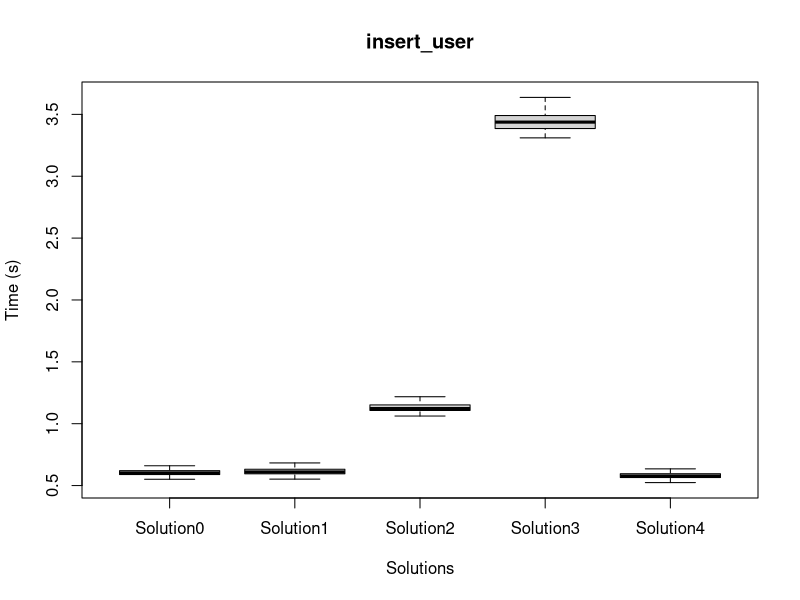
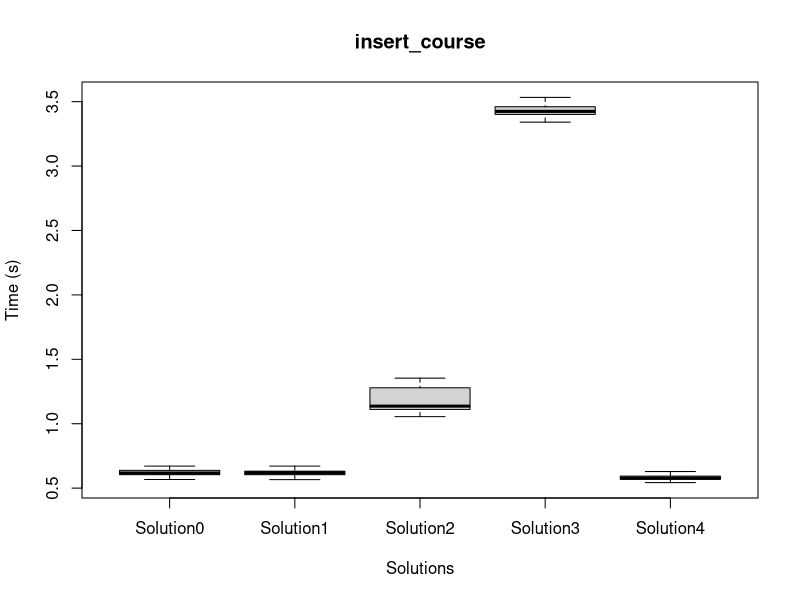
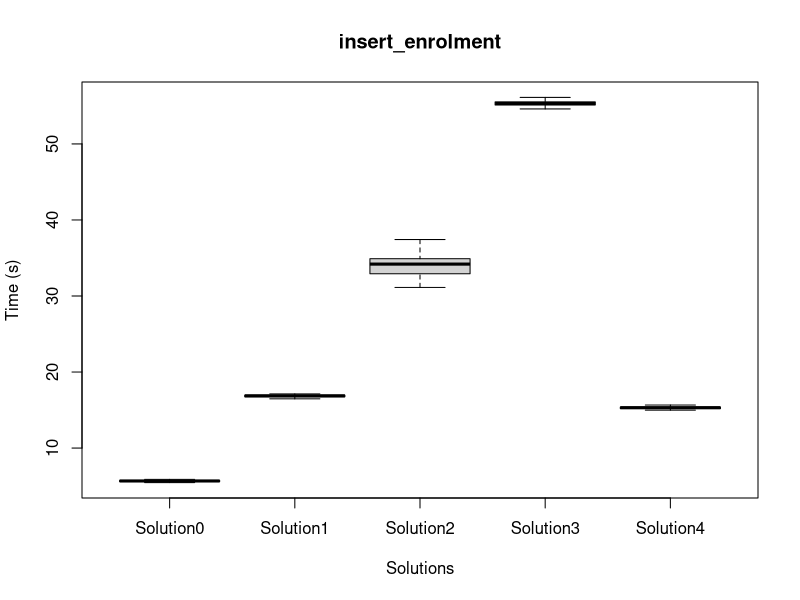
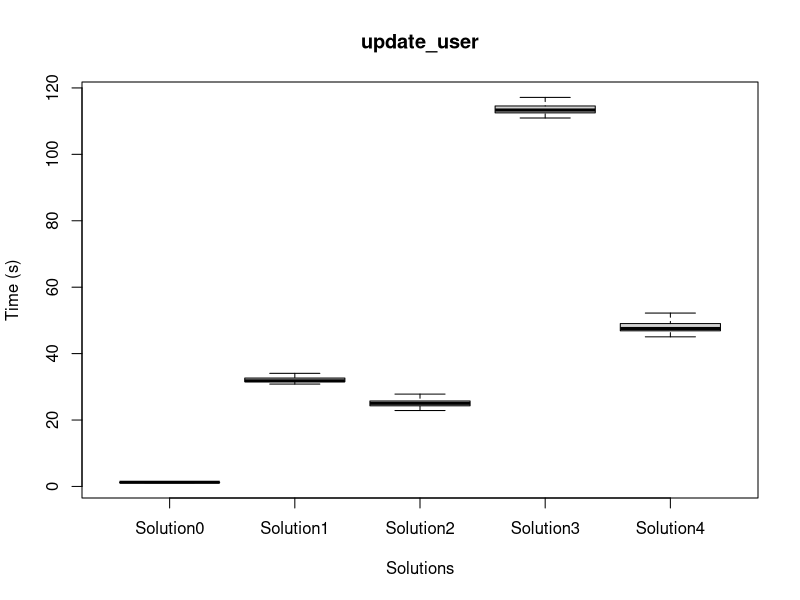
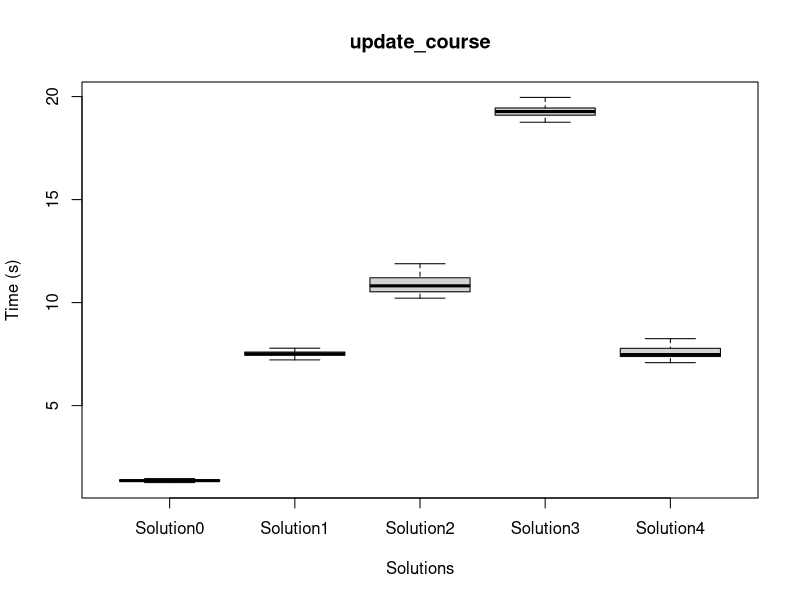
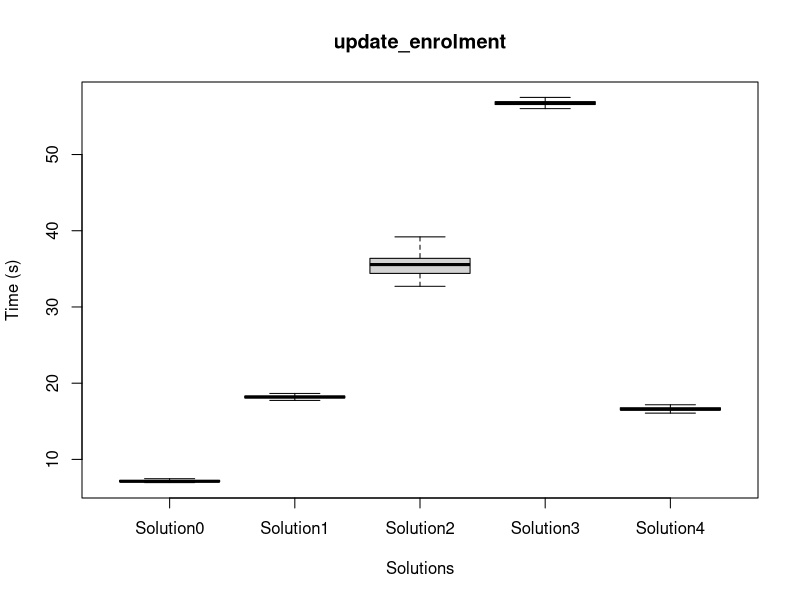
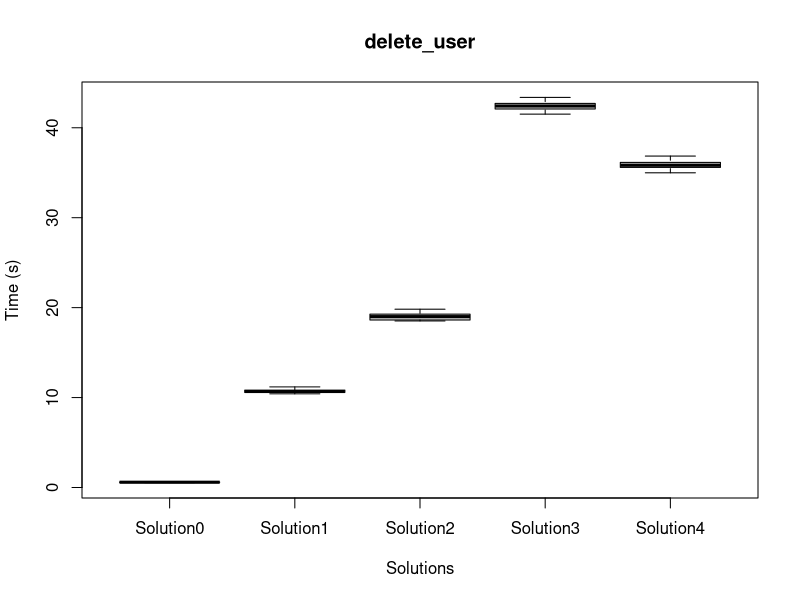
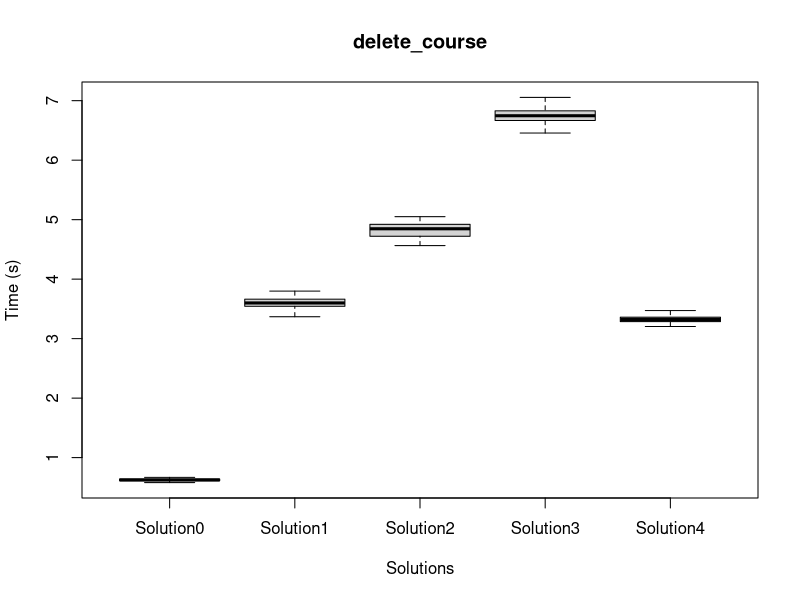

Source code (R) for these figures, in order:
Solution0.dataframe = data.frame(
insert_user=c(1.881, 0.89, 0.5710000000000001, 0.5710000000000001, 0.62, 0.551, 0.579, 0.604, 0.6940000000000001, 0.597, 0.583, 0.849, 0.591, 0.584, 0.5750000000000001, 0.522, 0.648, 0.577, 0.607, 0.619, 0.6, 0.594, 0.605, 0.637, 0.59, 0.599, 0.596, 0.602, 0.635, 0.588, 0.624, 0.614, 0.623, 0.618, 0.585, 0.583, 0.648, 0.627, 0.598, 0.592, 0.6, 0.928, 0.5760000000000001, 0.607, 0.605, 0.5720000000000001, 0.599, 0.617, 0.622, 0.601, 0.594, 0.586, 0.595, 0.624, 0.6, 0.588, 0.605, 0.599, 0.593, 0.603, 0.589, 0.604, 0.607, 0.604, 0.591, 0.621, 0.623, 0.602, 0.584, 0.636, 0.5720000000000001, 0.606, 0.61, 0.627, 0.651, 0.622, 0.612, 0.66, 0.595, 0.606, 0.578, 0.59, 0.5690000000000001, 0.579, 0.618, 0.5750000000000001, 0.625, 0.589, 0.641, 0.624, 0.589, 0.615, 0.587, 0.602, 0.602, 0.623, 0.589, 0.586, 0.606, 0.612),
insert_course=c(1.248, 0.638, 0.662, 0.587, 0.5670000000000001, 0.586, 0.587, 0.583, 0.577, 0.709, 0.612, 0.6, 0.615, 0.619, 0.669, 0.658, 0.707, 0.586, 0.629, 0.611, 0.596, 0.612, 0.653, 0.645, 0.585, 0.635, 0.612, 0.626, 0.626, 0.609, 0.627, 0.614, 0.649, 0.6900000000000001, 0.667, 0.614, 0.609, 0.67, 0.638, 0.626, 0.591, 0.589, 0.7030000000000001, 0.616, 0.587, 0.585, 0.624, 0.62, 0.601, 0.595, 0.621, 0.646, 0.611, 0.598, 0.601, 0.655, 0.628, 0.636, 0.613, 0.628, 0.617, 0.605, 0.633, 0.632, 0.637, 0.619, 0.671, 0.613, 0.645, 0.604, 0.617, 0.614, 0.608, 0.644, 0.642, 0.599, 0.618, 0.624, 0.636, 0.591, 0.6, 0.607, 0.6, 0.607, 0.615, 0.623, 0.622, 0.651, 0.617, 0.603, 0.614, 0.602, 0.656, 0.7020000000000001, 0.635, 0.616, 0.664, 0.634, 0.608, 0.659),
insert_enrolment=c(8.501, 5.883, 5.688, 5.6370000000000005, 5.62, 5.688, 5.853, 5.67, 5.605, 5.561, 5.599, 5.7250000000000005, 5.968, 5.729, 5.458, 5.714, 5.651, 5.728, 5.681, 5.674, 5.688, 5.573, 5.595, 5.4670000000000005, 5.698, 5.659, 5.676, 5.723, 5.628, 5.564, 5.711, 5.682, 5.672, 5.711, 5.362, 5.4750000000000005, 5.609, 5.698, 5.7540000000000004, 5.729, 5.628, 5.74, 5.558, 5.679, 5.668, 5.682, 5.55, 6.054, 5.58, 5.493, 5.752, 5.5760000000000005, 5.687, 5.731, 5.604, 5.5680000000000005, 5.771, 5.658, 5.67, 5.68, 5.578, 5.615, 5.585, 5.694, 5.623, 5.78, 5.747, 6.062, 5.579, 5.716, 5.774, 5.667, 5.546, 5.603, 5.71, 5.625, 5.672, 5.748, 5.662, 5.752, 5.672, 5.6690000000000005, 6.388, 5.752, 5.655, 5.606, 5.626, 5.698, 5.648, 5.755, 5.651, 5.5760000000000005, 5.735, 5.542, 5.671, 6.1080000000000005, 5.68, 5.627, 5.703, 5.619),
update_user=c(1.366, 1.276, 1.187, 1.16, 1.211, 1.194, 1.229, 1.222, 1.2570000000000001, 1.274, 1.201, 1.222, 1.258, 1.237, 1.211, 1.232, 1.2530000000000001, 1.209, 1.243, 1.245, 1.296, 1.262, 1.252, 1.2750000000000001, 1.216, 1.232, 1.5170000000000001, 1.3, 1.215, 1.232, 1.223, 1.25, 1.2510000000000001, 1.224, 1.2650000000000001, 1.2790000000000001, 1.299, 1.2770000000000001, 1.316, 1.244, 1.202, 1.262, 1.211, 1.22, 1.218, 1.2550000000000001, 1.227, 1.321, 1.2670000000000001, 1.225, 1.222, 1.212, 1.233, 1.209, 1.205, 1.2690000000000001, 1.226, 1.24, 1.314, 1.233, 1.229, 1.264, 1.292, 1.229, 1.2710000000000001, 1.238, 1.301, 1.283, 1.258, 1.276, 1.264, 1.235, 1.218, 1.256, 1.281, 1.283, 1.233, 1.242, 1.236, 1.33, 1.3, 1.486, 1.2510000000000001, 1.211, 1.221, 1.344, 1.225, 1.2530000000000001, 1.2570000000000001, 1.232, 1.208, 1.254, 1.264, 1.227, 1.215, 1.361, 1.236, 1.292, 1.235, 1.254),
update_course=c(1.893, 1.35, 1.336, 1.268, 1.264, 1.314, 1.32, 1.364, 1.3920000000000001, 1.295, 1.281, 1.294, 1.341, 1.294, 1.358, 1.325, 1.444, 1.32, 1.357, 1.31, 1.319, 1.319, 1.339, 1.371, 1.335, 1.3800000000000001, 1.319, 1.408, 1.37, 1.33, 1.357, 1.3980000000000001, 1.355, 1.36, 1.393, 1.4060000000000001, 1.385, 1.375, 1.357, 1.9180000000000001, 1.276, 1.446, 1.301, 1.349, 1.304, 1.272, 1.7590000000000001, 1.442, 1.329, 1.364, 1.336, 1.379, 1.375, 1.355, 1.359, 1.359, 1.322, 1.353, 1.334, 1.4040000000000001, 1.439, 1.379, 1.42, 1.362, 1.428, 1.391, 1.413, 1.538, 1.341, 1.3840000000000001, 1.429, 1.334, 1.348, 1.37, 1.379, 1.304, 1.368, 1.4040000000000001, 1.375, 1.282, 1.301, 1.359, 1.422, 1.323, 1.415, 1.3780000000000001, 1.369, 1.329, 1.426, 1.349, 1.457, 1.407, 1.291, 1.397, 1.377, 1.538, 1.354, 1.373, 1.3980000000000001, 1.367),
update_enrolment=c(8.363, 7.151, 7.1930000000000005, 7.179, 7.2620000000000005, 7.13, 7.181, 7.0840000000000005, 7.099, 7.083, 7.227, 7.212, 7.636, 7.234, 7.093, 7.041, 7.123, 7.083, 7.085, 7.183, 7.063, 7.136, 7.065, 6.9590000000000005, 7.631, 7.0920000000000005, 7.131, 7.029, 7.156000000000001, 7.164000000000001, 7.136, 7.083, 7.053, 7.107, 6.996, 6.813, 7.056, 7.114, 6.993, 7.586, 7.679, 7.0040000000000004, 7.041, 7.059, 7.244, 7.211, 8.229000000000001, 7.812, 6.994, 7.22, 7.113, 7.079, 7.12, 7.345, 7.057, 7.133, 7.086, 7.062, 7.219, 7.445, 7.38, 7.015000000000001, 7.112, 7.205, 7.212, 7.157, 7.237, 7.425, 7.141, 10.759, 7.168, 7.0760000000000005, 7.0760000000000005, 7.2860000000000005, 6.998, 7.023000000000001, 7.1160000000000005, 7.081, 7.6690000000000005, 7.081, 7.2010000000000005, 7.252, 7.471, 7.053, 7.15, 7.554, 7.094, 7.102, 6.993, 7.221, 7.24, 7.122, 7.2490000000000006, 7.173, 7.438, 7.572, 7.025, 7.031000000000001, 7.067, 7.36),
delete_user=c(0.645, 0.607, 0.547, 0.577, 0.557, 0.577, 0.5710000000000001, 0.5740000000000001, 0.5630000000000001, 0.5750000000000001, 0.639, 0.5680000000000001, 0.582, 0.586, 0.5740000000000001, 0.584, 0.5690000000000001, 0.5690000000000001, 0.5740000000000001, 0.5650000000000001, 0.604, 0.5700000000000001, 0.598, 0.594, 0.591, 0.6, 0.602, 0.5730000000000001, 0.618, 0.597, 0.586, 0.595, 0.6900000000000001, 0.614, 0.598, 0.579, 0.61, 0.621, 0.605, 0.608, 0.582, 0.562, 0.58, 0.629, 0.5680000000000001, 0.581, 0.578, 0.581, 0.595, 0.595, 0.602, 0.5720000000000001, 0.58, 0.642, 0.598, 0.614, 0.585, 0.5700000000000001, 0.599, 0.619, 0.597, 0.587, 0.61, 0.582, 0.604, 0.606, 0.604, 0.595, 0.6, 0.609, 0.554, 0.5750000000000001, 0.607, 0.588, 0.59, 0.598, 0.6, 0.608, 0.585, 0.631, 0.601, 0.5690000000000001, 0.5710000000000001, 0.5680000000000001, 0.578, 0.582, 0.5700000000000001, 0.622, 0.578, 0.591, 0.581, 0.582, 0.596, 0.5710000000000001, 0.613, 0.592, 0.648, 0.585, 0.59, 0.584),
delete_course=c(0.642, 0.583, 0.581, 0.625, 0.588, 0.614, 0.618, 0.606, 0.607, 0.616, 0.637, 0.61, 0.634, 0.606, 0.624, 0.641, 0.596, 0.639, 0.642, 0.632, 0.622, 0.6, 0.598, 0.618, 0.631, 0.706, 0.612, 0.635, 0.627, 0.611, 0.621, 0.641, 0.644, 0.625, 0.622, 0.606, 0.626, 0.616, 0.634, 0.7000000000000001, 0.603, 0.589, 0.607, 0.602, 0.622, 0.609, 0.632, 0.608, 0.58, 0.621, 0.64, 0.615, 0.609, 0.622, 0.631, 0.62, 0.619, 0.628, 0.602, 0.598, 0.642, 0.638, 0.683, 0.631, 0.615, 0.637, 0.633, 0.65, 0.631, 0.6920000000000001, 0.629, 0.644, 0.607, 0.635, 0.623, 0.628, 0.659, 0.679, 0.662, 0.608, 0.615, 0.618, 0.657, 0.644, 0.622, 0.624, 0.634, 0.617, 0.616, 0.649, 0.63, 0.647, 0.649, 0.623, 0.613, 0.644, 0.668, 0.639, 0.631, 0.643),
delete_enrolment=c(6.432, 5.966, 5.74, 5.738, 5.766, 5.767, 5.663, 5.743, 5.756, 5.838, 5.745, 5.745, 6.276, 5.976, 5.6000000000000005, 5.628, 5.694, 5.784, 5.766, 6.186, 5.594, 5.671, 5.745, 5.6450000000000005, 6.548, 5.806, 7.057, 5.5600000000000005, 5.639, 5.696, 5.69, 5.673, 5.7010000000000005, 6.351, 6.3340000000000005, 5.58, 5.641, 5.681, 5.766, 6.406, 5.875, 5.6290000000000004, 5.748, 5.668, 5.7, 5.708, 6.355, 6.15, 5.602, 5.9510000000000005, 5.609, 5.795, 5.648, 6.12, 5.708, 5.643, 5.7780000000000005, 5.774, 5.649, 6.154, 6.111, 5.633, 5.631, 5.683, 5.854, 5.609, 5.695, 5.942, 5.633, 6.306, 5.883, 5.649, 5.695, 6.474, 5.519, 5.6610000000000005, 5.7090000000000005, 5.7410000000000005, 6.431, 5.643, 6.354, 5.744, 5.702, 5.795, 5.673, 6.548, 5.647, 5.726, 5.683, 5.697, 5.656, 5.753, 6.399, 5.722, 6.1370000000000005, 5.642, 5.612, 5.728, 5.625, 6.524));

Solution1.dataframe = data.frame(
insert_user=c(0.597, 0.647, 0.588, 0.5680000000000001, 0.561, 0.587, 0.552, 0.617, 0.646, 0.605, 0.594, 0.647, 0.583, 0.613, 0.647, 0.599, 0.63, 0.609, 0.616, 0.62, 0.611, 0.601, 0.591, 0.604, 0.61, 0.59, 0.649, 0.678, 0.67, 0.633, 0.621, 0.589, 0.667, 0.5670000000000001, 0.647, 0.616, 0.5750000000000001, 0.596, 0.609, 0.591, 0.683, 0.631, 0.581, 0.601, 0.595, 0.639, 0.607, 0.649, 0.647, 0.61, 0.588, 0.646, 0.617, 0.587, 0.614, 0.661, 0.616, 0.607, 0.593, 0.61, 0.633, 0.599, 0.619, 0.5650000000000001, 0.5750000000000001, 0.637, 0.596, 0.603, 0.586, 0.595, 0.609, 0.624, 0.659, 0.669, 0.655, 0.589, 0.596, 0.609, 0.61, 0.621, 0.61, 0.611, 0.591, 0.613, 0.683, 0.609, 0.611, 0.6, 0.602, 0.61, 0.61, 0.61, 0.601, 0.5760000000000001, 0.58, 0.665, 0.607, 0.6, 0.704, 0.64),
insert_course=c(0.559, 0.6, 0.5660000000000001, 0.5670000000000001, 0.592, 0.588, 0.586, 0.588, 0.621, 0.606, 0.595, 0.628, 0.607, 0.631, 0.592, 0.611, 0.6940000000000001, 0.596, 0.607, 0.614, 0.592, 0.666, 0.624, 0.639, 0.627, 0.602, 0.631, 0.614, 0.671, 0.593, 0.626, 0.606, 0.68, 0.648, 0.605, 0.606, 0.594, 0.618, 0.635, 0.611, 0.587, 0.655, 0.617, 0.613, 0.6970000000000001, 0.613, 0.625, 0.621, 0.601, 0.632, 0.658, 0.6, 0.628, 0.614, 0.63, 0.609, 0.604, 0.622, 0.619, 0.619, 0.619, 0.624, 0.661, 0.627, 0.625, 0.674, 0.628, 0.621, 0.592, 0.651, 0.616, 0.595, 0.5740000000000001, 0.637, 0.605, 0.637, 0.5730000000000001, 0.622, 0.586, 0.621, 0.602, 0.632, 0.632, 0.622, 0.619, 0.626, 0.612, 0.6910000000000001, 0.618, 0.622, 0.665, 0.627, 0.64, 0.606, 0.6920000000000001, 0.65, 0.648, 0.624, 0.625, 0.636),
insert_enrolment=c(18.501, 16.749, 16.93, 16.683, 16.637, 16.976, 16.738, 16.839, 16.899, 17.039, 16.533, 17.004, 16.88, 16.956, 16.582, 17.385, 16.753, 16.814, 17.029, 16.773, 16.925, 16.801000000000002, 16.718, 16.881, 16.98, 16.566, 16.72, 16.412, 16.779, 16.918, 17.1, 16.9, 16.761, 16.713, 16.713, 16.76, 16.779, 16.89, 16.827, 16.908, 16.984, 16.814, 16.903, 16.757, 16.812, 16.829, 16.974, 16.931, 16.87, 16.783, 16.734, 16.852, 16.989, 16.985, 16.791, 16.85, 17.752, 16.737000000000002, 16.814, 16.869, 16.941, 16.599, 17.054000000000002, 16.991, 17.006, 16.473, 17.013, 16.92, 17.054000000000002, 18.215, 16.715, 17.121, 16.836000000000002, 16.885, 16.817, 16.553, 16.709, 16.895, 16.872, 16.885, 17.037, 16.864, 16.804000000000002, 16.924, 16.903, 16.881, 17.039, 17.272000000000002, 16.885, 16.578, 16.693, 16.688, 16.899, 16.544, 16.69, 17.016000000000002, 16.701, 16.879, 16.904, 16.81),
update_user=c(32.681, 31.815, 31.327, 34.274, 31.199, 31.199, 32.933, 31.447, 31.76, 31.558, 31.02, 34.885, 31.68, 31.57, 31.484, 32.243, 35.547000000000004, 31.839000000000002, 31.933, 31.536, 31.804000000000002, 34.739, 31.572, 31.481, 31.454, 31.101, 32.642, 30.822, 32.977000000000004, 32.216, 32.554, 33.596000000000004, 31.638, 31.431, 31.655, 31.263, 31.771, 31.8, 33.757, 31.773, 34.544000000000004, 31.333000000000002, 31.558, 33.649, 32.953, 31.541, 32.13, 31.154, 31.919, 32.618, 31.51, 31.717000000000002, 36.056, 31.638, 33.982, 31.863, 31.916, 31.761, 35.892, 31.673000000000002, 31.311, 31.612000000000002, 31.897000000000002, 31.637, 32.543, 31.26, 32.22, 35.171, 31.79, 31.87, 31.900000000000002, 31.34, 32.332, 31.423000000000002, 31.453, 31.634, 31.517, 33.922000000000004, 32.803, 31.826, 35.730000000000004, 31.737000000000002, 31.923000000000002, 31.490000000000002, 31.768, 33.838, 34.055, 32.601, 31.358, 31.948, 31.706, 31.811, 31.66, 31.913, 31.628, 32.431, 34.399, 34.864, 32.256, 33.241),
update_course=c(9.502, 7.841, 7.287, 7.04, 7.493, 7.244, 7.181, 7.277, 7.297, 7.4670000000000005, 7.343, 7.289000000000001, 7.329, 7.332, 7.219, 7.321, 7.869, 7.51, 7.567, 7.457, 7.562, 7.657, 7.618, 7.324, 7.461, 7.285, 7.611, 7.3260000000000005, 7.461, 7.502, 7.611, 8.229000000000001, 7.482, 7.458, 7.683, 7.684, 7.385, 7.563, 7.537, 7.596, 8.28, 7.527, 7.496, 7.611, 7.561, 7.4830000000000005, 7.535, 7.316, 7.521, 7.583, 7.502, 7.559, 7.773000000000001, 7.511, 7.656000000000001, 7.548, 7.445, 7.566, 7.649, 7.5200000000000005, 7.4190000000000005, 7.607, 7.519, 7.4830000000000005, 7.788, 7.4670000000000005, 7.4910000000000005, 7.488, 7.575, 7.6370000000000005, 7.549, 7.32, 7.44, 7.508, 7.41, 7.538, 7.324, 8.029, 7.414000000000001, 7.324, 7.47, 7.535, 7.579, 7.649, 7.656000000000001, 7.416, 7.604, 8.443, 7.492, 7.46, 7.566, 7.572, 7.484, 7.562, 7.507000000000001, 7.5120000000000005, 8.38, 7.538, 7.59, 8.029),
update_enrolment=c(18.150000000000002, 17.900000000000002, 18.036, 18.428, 17.985, 18.243000000000002, 17.967, 18.089, 18.246, 18.080000000000002, 17.744, 18.206, 17.973, 18.068, 18.196, 18.584, 18.848, 18.084, 18.305, 17.954, 18.17, 18.26, 18.032, 18.26, 18.192, 17.838, 18.04, 18.107, 18.014, 18.033, 18.313, 18.276, 17.93, 17.923000000000002, 18.134, 18.201, 18.284, 18.209, 18.119, 18.091, 18.571, 17.949, 17.983, 18.162, 18.029, 18.292, 18.401, 18.264, 18.333000000000002, 18.295, 18.085, 18.23, 18.849, 18.127, 18.061, 18.248, 18.926000000000002, 18.222, 18.76, 18.185, 18.647000000000002, 17.929000000000002, 18.105, 18.133, 18.471, 17.932, 18.355, 18.34, 18.272000000000002, 18.791, 18.144000000000002, 18.205000000000002, 18.622, 18.106, 17.691, 18.078, 18.19, 18.577, 18.221, 18.080000000000002, 19.575, 18.19, 18.656, 18.093, 18.245, 18.185, 18.703, 18.309, 17.895, 18.26, 18.055, 18.155, 18.154, 17.894000000000002, 18.13, 18.325, 18.669, 18.187, 18.367, 18.337),
delete_user=c(11.099, 10.708, 10.526, 10.552, 10.539, 10.842, 10.571, 10.791, 10.791, 10.541, 10.478, 10.424, 11.158, 10.588000000000001, 10.853, 10.679, 10.578, 10.576, 10.627, 10.602, 10.616, 10.668000000000001, 10.716000000000001, 12.079, 10.897, 10.595, 10.417, 12.232000000000001, 10.563, 10.848, 10.737, 10.609, 10.64, 10.64, 10.952, 10.521, 12.429, 10.6, 10.631, 11.187, 10.614, 10.426, 10.698, 10.697000000000001, 11.012, 11.33, 10.726, 10.676, 11.512, 10.623000000000001, 10.694, 10.753, 10.918000000000001, 10.523, 10.688, 10.661, 10.871, 10.57, 10.621, 11.838000000000001, 10.707, 11.408, 10.488, 10.52, 11.931000000000001, 10.576, 10.689, 10.586, 11.283, 10.423, 10.626, 10.483, 10.664, 11.789, 10.516, 10.576, 10.675, 10.514, 10.562, 10.684000000000001, 10.499, 10.965, 10.675, 10.741, 10.712, 10.801, 10.657, 10.522, 10.486, 11.327, 10.684000000000001, 12.075000000000001, 10.504, 10.758000000000001, 10.862, 10.653, 10.658, 10.731, 10.822000000000001, 10.434000000000001),
delete_course=c(3.919, 3.585, 3.368, 3.47, 3.452, 3.567, 3.524, 3.503, 3.712, 3.44, 3.402, 3.6630000000000003, 3.799, 3.5340000000000003, 3.615, 3.5300000000000002, 3.58, 3.6870000000000003, 3.547, 3.525, 3.594, 3.6670000000000003, 3.593, 3.681, 3.5140000000000002, 3.536, 3.5740000000000003, 3.54, 3.549, 3.649, 3.669, 3.604, 3.555, 3.7030000000000003, 3.505, 3.5260000000000002, 3.556, 3.529, 3.5500000000000003, 3.71, 3.6590000000000003, 3.428, 3.609, 3.6, 3.63, 3.729, 3.585, 3.6790000000000003, 3.702, 3.611, 3.577, 3.5100000000000002, 3.751, 3.656, 3.61, 3.557, 3.665, 3.662, 3.731, 3.597, 3.579, 3.6350000000000002, 3.595, 3.594, 3.6390000000000002, 3.628, 3.625, 3.686, 3.646, 3.682, 3.411, 3.463, 3.512, 3.623, 3.444, 3.466, 3.614, 3.5500000000000003, 3.499, 3.591, 3.65, 3.611, 3.689, 3.629, 3.607, 3.716, 3.763, 3.731, 3.595, 3.601, 3.593, 3.6830000000000003, 3.524, 3.599, 3.632, 3.5620000000000003, 3.5500000000000003, 3.734, 3.664, 3.7640000000000002),
delete_enrolment=c(5.511, 5.641, 5.619, 6.55, 5.593, 5.743, 6.378, 5.756, 5.833, 5.776, 5.6930000000000005, 6.417, 5.832, 5.662, 5.7860000000000005, 5.79, 6.719, 5.814, 5.735, 5.635, 5.752, 6.607, 5.625, 5.763, 5.647, 5.602, 5.837, 5.682, 6.066, 5.698, 5.985, 6.155, 5.69, 5.65, 5.6770000000000005, 5.69, 5.718, 5.705, 5.981, 5.7, 6.481, 5.59, 5.665, 6.506, 6.174, 5.743, 6.781000000000001, 5.738, 5.698, 6.341, 5.711, 5.734, 7.205, 5.663, 6.391, 5.703, 6.141, 5.691, 6.964, 5.687, 5.6290000000000004, 5.795, 5.689, 5.673, 5.921, 5.7860000000000005, 5.6850000000000005, 6.6080000000000005, 5.758, 5.628, 6.367, 5.614, 5.823, 5.5920000000000005, 5.509, 5.644, 5.667, 6.264, 5.885, 5.737, 6.869, 5.6930000000000005, 5.763, 5.774, 5.662, 6.472, 6.232, 5.916, 5.6160000000000005, 5.817, 5.71, 5.7010000000000005, 5.727, 5.815, 5.675, 5.787, 6.506, 6.253, 5.787, 6.04));

Solution2.dataframe = data.frame(
insert_user=c(1.106, 1.12, 1.113, 1.081, 1.1260000000000001, 1.1300000000000001, 1.114, 1.094, 1.172, 1.1300000000000001, 1.12, 1.115, 1.127, 1.125, 1.1320000000000001, 1.114, 1.153, 1.1460000000000001, 1.168, 1.112, 1.125, 1.135, 1.101, 1.114, 1.105, 1.1380000000000001, 1.114, 1.105, 1.169, 1.1440000000000001, 1.111, 1.169, 1.184, 1.151, 1.1420000000000001, 1.168, 1.159, 1.113, 1.125, 1.1360000000000001, 1.088, 1.062, 1.071, 1.063, 1.064, 1.071, 1.1, 1.1, 1.141, 1.1, 1.109, 1.108, 1.1300000000000001, 1.145, 1.1360000000000001, 1.102, 1.127, 1.112, 1.165, 1.097, 1.086, 1.078, 1.095, 1.084, 1.093, 1.122, 1.072, 1.119, 1.123, 1.133, 1.114, 1.118, 1.109, 1.328, 1.226, 1.124, 1.118, 1.119, 1.123, 1.112, 1.094, 1.164, 1.115, 1.1260000000000001, 1.122, 1.097, 1.111, 1.224, 1.218, 1.294, 1.262, 1.229, 1.276, 1.254, 1.2670000000000001, 1.28, 1.26, 1.301, 1.241, 1.231),
insert_course=c(1.065, 1.1380000000000001, 1.055, 1.09, 1.085, 1.11, 1.129, 1.102, 1.123, 1.124, 1.1520000000000001, 1.118, 1.131, 1.095, 1.1280000000000001, 1.1500000000000001, 1.1420000000000001, 1.116, 1.127, 1.133, 1.133, 1.1360000000000001, 1.137, 1.129, 1.1380000000000001, 1.155, 1.143, 1.167, 1.108, 1.118, 1.1360000000000001, 1.127, 1.156, 1.1280000000000001, 1.1400000000000001, 1.143, 1.124, 1.1, 1.092, 1.094, 1.1260000000000001, 1.1, 1.096, 1.108, 1.137, 1.112, 1.1260000000000001, 1.156, 1.131, 1.112, 1.1320000000000001, 1.123, 1.119, 1.109, 1.076, 1.091, 1.089, 1.092, 1.101, 1.104, 1.091, 1.095, 1.102, 1.087, 1.2590000000000001, 1.27, 1.286, 1.2770000000000001, 1.28, 1.266, 1.278, 1.294, 1.294, 1.354, 1.283, 1.318, 1.296, 1.2530000000000001, 1.274, 1.2610000000000001, 1.295, 1.287, 1.31, 1.2770000000000001, 1.281, 1.29, 1.31, 1.297, 1.322, 1.2770000000000001, 1.29, 1.308, 1.331, 1.328, 1.325, 1.297, 1.312, 1.284, 1.2770000000000001, 1.284),
insert_enrolment=c(31.975, 31.126, 32.006, 32.149, 31.875, 32.058, 31.933, 32.07, 34.165, 34.727000000000004, 34.787, 34.468, 34.834, 34.426, 34.611000000000004, 33.872, 35.0, 34.041000000000004, 34.219, 34.238, 34.028, 34.098, 34.205, 34.185, 34.177, 34.353, 34.08, 34.155, 34.262, 34.673, 34.128, 33.881, 33.882, 33.986000000000004, 33.733000000000004, 33.837, 34.502, 32.908, 32.876, 33.006, 32.854, 32.83, 33.052, 32.878, 32.9, 32.876, 32.928, 32.807, 32.877, 33.223, 33.152, 32.862, 33.755, 32.944, 32.803, 32.876, 32.911, 32.934, 32.889, 32.964, 32.803, 32.876, 32.918, 33.655, 34.783, 34.69, 34.734, 34.887, 34.889, 34.839, 34.783, 34.919000000000004, 34.763, 34.847, 34.773, 34.79, 34.772, 34.917, 35.1, 35.087, 35.507, 35.157000000000004, 35.244, 35.044000000000004, 35.071, 35.039, 35.083, 37.001, 36.747, 37.423, 36.633, 36.689, 37.914, 36.524, 36.422000000000004, 36.714, 37.028, 36.652, 36.796, 36.649),
update_user=c(22.862000000000002, 23.038, 22.958000000000002, 23.149, 23.226, 24.616, 23.002, 26.314, 26.369, 25.468, 27.165, 25.84, 27.044, 25.936, 26.828, 24.78, 26.725, 26.698, 25.246000000000002, 25.966, 25.809, 25.056, 27.809, 25.451, 26.621000000000002, 25.018, 24.938, 25.121000000000002, 25.1, 26.199, 25.194, 24.73, 24.677, 25.634, 24.844, 24.73, 24.768, 24.175, 24.133, 25.914, 24.283, 24.23, 25.990000000000002, 24.12, 24.324, 25.150000000000002, 24.14, 24.138, 24.18, 24.6, 26.297, 24.1, 24.155, 25.957, 25.131, 24.232, 24.184, 24.237000000000002, 25.652, 24.285, 24.463, 24.249, 24.369, 24.277, 25.496000000000002, 24.102, 24.243000000000002, 25.989, 24.288, 26.504, 25.21, 24.541, 24.571, 26.026, 24.281, 25.101, 24.303, 24.414, 25.197, 24.584, 24.547, 24.607, 24.489, 24.561, 24.415, 24.511, 25.219, 26.894000000000002, 25.193, 25.861, 25.211000000000002, 25.519000000000002, 25.376, 25.427, 25.108, 25.241, 26.199, 25.195, 26.597, 25.67),
update_course=c(10.347, 10.216000000000001, 10.412, 10.632, 10.599, 11.138, 10.548, 10.369, 10.895, 10.819, 10.891, 11.001, 10.885, 10.654, 10.744, 10.576, 11.715, 10.792, 10.76, 10.795, 11.144, 10.845, 10.732000000000001, 10.726, 11.511000000000001, 10.723, 10.723, 10.811, 10.727, 10.9, 10.694, 10.739, 10.639, 10.678, 10.839, 10.692, 10.829, 10.471, 10.48, 10.331, 10.369, 10.529, 10.523, 10.44, 10.549, 10.451, 10.447000000000001, 10.413, 10.471, 10.591000000000001, 10.757, 10.43, 10.501, 10.372, 10.441, 10.472, 10.432, 10.43, 11.06, 10.464, 10.617, 10.4, 10.493, 10.442, 11.203, 11.166, 11.176, 11.329, 11.102, 11.279, 11.276, 11.218, 11.22, 11.144, 11.223, 11.143, 11.201, 11.151, 11.227, 11.145, 11.242, 11.193, 11.200000000000001, 11.182, 11.213000000000001, 11.202, 11.216000000000001, 11.548, 11.3, 11.587, 11.209, 11.254, 11.444, 11.397, 11.244, 11.402000000000001, 11.697000000000001, 11.253, 11.888, 11.52),
update_enrolment=c(33.109, 32.711, 33.577, 33.512, 33.698, 33.862, 33.279, 34.748, 35.891, 35.455, 36.917, 36.094, 36.161, 35.656, 36.050000000000004, 35.038000000000004, 35.83, 35.368, 35.541000000000004, 35.586, 35.666000000000004, 35.463, 36.629, 35.512, 35.953, 35.408, 35.39, 36.13, 35.698, 35.531, 35.709, 35.217, 35.122, 35.544000000000004, 35.112, 35.143, 34.476, 34.161, 34.111000000000004, 34.532000000000004, 34.297000000000004, 34.155, 35.336, 34.233000000000004, 34.229, 34.34, 34.234, 34.193, 34.158, 34.378, 34.367, 34.196, 35.322, 34.471000000000004, 34.626, 34.43, 34.204, 34.303, 34.584, 34.193, 34.26, 34.441, 34.335, 35.368, 36.184, 36.022, 36.207, 36.749, 36.263, 36.283, 36.227000000000004, 36.217, 36.19, 36.508, 36.088, 36.35, 37.12, 36.282000000000004, 36.226, 36.385, 36.422000000000004, 36.386, 36.598, 38.037, 36.43, 36.377, 37.785000000000004, 38.323, 38.058, 38.26, 38.035000000000004, 38.244, 39.198, 37.971000000000004, 37.873, 37.99, 38.116, 38.053, 38.517, 38.121),
delete_user=c(16.902, 18.737000000000002, 17.272000000000002, 17.544, 17.616, 17.21, 17.357, 19.276, 19.678, 19.593, 19.444, 19.697, 19.62, 19.178, 19.475, 19.328, 19.171, 19.301000000000002, 19.353, 19.226, 19.303, 19.236, 19.207, 19.277, 19.12, 19.801000000000002, 19.23, 19.353, 19.301000000000002, 19.164, 19.018, 19.043, 18.958000000000002, 18.923000000000002, 19.183, 18.990000000000002, 19.414, 19.712, 18.575, 18.593, 18.689, 18.641000000000002, 18.587, 18.522000000000002, 19.298000000000002, 18.628, 18.627, 18.599, 19.825, 18.642, 18.776, 18.62, 18.642, 18.623, 18.651, 20.585, 18.59, 19.062, 18.580000000000002, 18.684, 18.564, 18.834, 18.651, 18.651, 18.742, 18.609, 18.618000000000002, 18.56, 18.593, 18.522000000000002, 18.588, 18.573, 18.668, 18.661, 19.753, 18.594, 18.871, 18.581, 18.905, 20.328, 18.911, 19.657, 18.933, 18.853, 19.109, 18.899, 19.097, 19.054000000000002, 19.175, 19.086000000000002, 19.816, 19.093, 19.073, 19.375, 19.012, 19.122, 19.083000000000002, 19.086000000000002, 19.1, 20.527),
delete_course=c(4.572, 4.564, 4.606, 4.743, 4.716, 4.59, 4.679, 4.855, 5.05, 4.868, 5.015, 4.815, 4.955, 4.832, 4.9030000000000005, 4.832, 4.891, 4.867, 4.848, 4.878, 4.872, 4.788, 4.953, 4.8420000000000005, 4.9590000000000005, 4.881, 4.896, 4.905, 4.811, 4.871, 4.819, 4.817, 4.788, 4.823, 4.832, 4.772, 4.753, 4.726, 4.691, 4.783, 4.668, 4.748, 4.745, 4.674, 4.705, 4.728, 4.697, 4.652, 4.73, 4.697, 4.714, 4.615, 4.671, 4.663, 4.683, 4.6770000000000005, 4.663, 4.692, 4.756, 4.699, 4.7090000000000005, 4.7010000000000005, 4.666, 4.839, 4.931, 4.845, 4.8260000000000005, 4.877, 4.875, 4.955, 4.928, 4.929, 4.906, 4.916, 4.846, 4.913, 4.875, 4.947, 5.013, 4.934, 4.853, 4.9, 4.877, 4.849, 4.939, 4.892, 4.93, 5.042, 4.876, 5.05, 4.9590000000000005, 4.925, 5.0120000000000005, 5.003, 4.918, 4.972, 4.925, 4.953, 4.952, 5.015),
delete_enrolment=c(10.658, 10.496, 10.495000000000001, 10.666, 10.544, 11.271, 10.474, 12.71, 13.004, 12.419, 13.272, 12.655000000000001, 14.019, 12.471, 13.458, 12.286, 13.262, 13.301, 12.38, 12.921000000000001, 12.81, 12.408, 14.067, 12.526, 13.26, 12.391, 12.424, 12.426, 12.379, 13.007, 12.36, 12.103, 12.093, 12.599, 12.263, 12.142, 12.105, 11.866, 11.901, 12.929, 11.889000000000001, 11.905, 12.925, 11.897, 11.932, 12.438, 11.91, 11.915000000000001, 11.929, 12.022, 13.171000000000001, 11.870000000000001, 11.867, 12.843, 12.42, 11.857000000000001, 11.854000000000001, 11.885, 12.621, 11.883000000000001, 12.047, 11.971, 11.93, 11.904, 12.42, 11.891, 11.92, 12.895, 11.867, 12.871, 12.401, 12.851, 12.082, 12.971, 11.848, 12.421, 11.885, 12.912, 12.498000000000001, 12.172, 12.167, 12.183, 12.187, 12.157, 12.165000000000001, 12.169, 12.165000000000001, 13.101, 12.154, 12.499, 12.197000000000001, 12.361, 12.294, 12.299, 12.181000000000001, 12.153, 12.695, 12.153, 12.949, 12.387));

Solution3.dataframe = data.frame(
insert_user=c(3.4410000000000003, 3.451, 3.477, 3.3850000000000002, 3.4, 3.412, 3.543, 3.423, 3.4370000000000003, 3.495, 3.4490000000000003, 3.379, 3.436, 3.428, 3.386, 3.472, 3.5, 3.448, 3.435, 3.462, 3.4530000000000003, 3.684, 3.474, 3.472, 3.447, 3.412, 3.379, 3.45, 3.571, 3.458, 3.434, 3.42, 3.536, 3.632, 3.452, 3.611, 3.5060000000000002, 3.521, 3.454, 3.4530000000000003, 3.497, 3.43, 3.465, 3.459, 3.484, 3.482, 3.536, 3.537, 3.403, 3.404, 3.416, 3.492, 3.351, 3.513, 3.42, 3.576, 3.4090000000000003, 3.383, 3.402, 3.424, 3.535, 3.5260000000000002, 3.361, 3.368, 3.345, 3.517, 3.438, 3.492, 3.5, 3.455, 3.364, 3.382, 3.353, 3.508, 3.5180000000000002, 3.3850000000000002, 3.489, 3.37, 3.398, 3.398, 3.344, 3.345, 3.31, 3.38, 3.364, 3.383, 3.395, 3.382, 3.367, 3.354, 3.364, 3.378, 3.382, 3.398, 3.41, 3.391, 3.44, 3.498, 3.465, 3.637),
insert_course=c(3.367, 3.391, 3.435, 3.43, 3.41, 3.37, 3.3930000000000002, 3.402, 3.4090000000000003, 3.3970000000000002, 3.371, 3.515, 3.426, 3.4210000000000003, 3.4330000000000003, 3.42, 3.477, 3.407, 3.415, 3.423, 3.63, 3.473, 3.398, 3.431, 3.423, 3.446, 3.42, 3.446, 3.465, 3.569, 3.3770000000000002, 3.4410000000000003, 3.482, 3.4250000000000003, 3.44, 3.452, 3.42, 3.494, 3.494, 3.423, 3.414, 3.469, 3.5180000000000002, 3.463, 3.412, 3.458, 3.444, 3.443, 3.345, 3.386, 3.3930000000000002, 3.388, 3.555, 3.341, 3.42, 3.775, 3.447, 3.443, 3.422, 3.398, 3.966, 3.428, 3.407, 3.412, 3.4410000000000003, 3.426, 3.354, 3.443, 3.491, 3.467, 3.4170000000000003, 3.374, 3.365, 3.4010000000000002, 3.349, 3.379, 3.39, 3.513, 3.422, 3.43, 3.454, 3.37, 3.391, 3.412, 3.438, 3.424, 3.531, 3.467, 3.469, 3.4090000000000003, 3.4010000000000002, 3.411, 3.398, 3.5300000000000002, 3.439, 3.395, 3.454, 3.5100000000000002, 3.533, 3.985),
insert_enrolment=c(54.794000000000004, 54.834, 55.476, 55.285000000000004, 55.331, 55.522, 55.227000000000004, 55.525, 55.687, 55.325, 55.266, 55.409, 55.265, 55.21, 55.247, 55.867000000000004, 55.777, 55.368, 55.424, 55.479, 55.575, 56.088, 55.223, 55.258, 55.295, 55.261, 55.279, 55.717, 55.177, 55.334, 55.406, 55.163000000000004, 55.363, 55.236000000000004, 55.806000000000004, 55.276, 55.858000000000004, 55.498000000000005, 55.408, 56.118, 55.482, 55.544000000000004, 55.557, 55.338, 55.478, 55.359, 55.282000000000004, 55.707, 55.037, 55.25, 54.908, 54.897, 55.271, 54.910000000000004, 55.038000000000004, 55.139, 55.001, 55.506, 55.079, 54.67, 55.507, 54.980000000000004, 55.753, 55.104, 54.941, 55.004, 56.209, 56.084, 56.417, 56.248000000000005, 54.946, 54.929, 55.183, 55.053000000000004, 55.5, 55.2, 55.345, 55.472, 55.047000000000004, 55.357, 55.18, 54.888, 55.021, 54.977000000000004, 55.393, 54.604, 55.213, 55.055, 54.93, 55.050000000000004, 55.21, 55.325, 55.668, 56.223, 55.664, 55.546, 55.7, 55.508, 55.772, 55.603),
update_user=c(111.376, 115.167, 112.851, 112.558, 113.18, 112.98, 112.813, 113.72, 113.791, 112.74900000000001, 116.37, 114.555, 112.872, 113.146, 113.997, 113.19, 116.072, 113.027, 113.45700000000001, 115.098, 114.025, 114.068, 117.142, 113.144, 112.81, 112.804, 112.782, 115.233, 115.10000000000001, 115.107, 112.807, 114.46600000000001, 115.375, 112.84100000000001, 115.395, 114.662, 113.367, 113.316, 116.58200000000001, 113.89, 113.403, 115.35600000000001, 113.646, 113.261, 113.355, 115.24600000000001, 113.107, 113.385, 114.98, 113.56, 112.274, 114.011, 112.918, 112.515, 110.94800000000001, 112.052, 112.98400000000001, 112.264, 113.562, 112.447, 112.132, 111.879, 113.809, 115.226, 115.263, 113.492, 113.61200000000001, 114.786, 119.60000000000001, 113.651, 111.834, 111.661, 115.531, 111.516, 114.587, 112.354, 113.568, 112.24600000000001, 111.869, 112.476, 111.381, 112.708, 112.44800000000001, 111.19200000000001, 114.334, 111.679, 117.145, 111.293, 114.943, 111.60600000000001, 112.434, 115.414, 112.474, 113.848, 115.931, 112.417, 112.46000000000001, 112.549, 114.396, 112.98100000000001),
update_course=c(18.935, 18.805, 19.094, 19.082, 19.273, 19.227, 19.132, 19.118000000000002, 19.18, 19.337, 19.843, 19.295, 19.168, 19.345, 19.541, 19.312, 19.614, 19.361, 19.462, 19.682000000000002, 19.456, 19.585, 19.317, 19.257, 19.316, 19.354, 19.371, 19.915, 19.34, 19.961000000000002, 19.421, 19.427, 19.546, 19.406, 19.608, 19.455000000000002, 19.368000000000002, 19.484, 19.341, 19.402, 19.579, 19.667, 19.318, 19.275000000000002, 19.448, 19.459, 19.261, 19.352, 18.938, 19.095, 19.137, 19.606, 19.650000000000002, 19.093, 18.907, 18.948, 19.542, 19.222, 19.302, 19.014, 19.004, 19.166, 19.376, 19.801000000000002, 19.022000000000002, 19.196, 19.156, 19.66, 19.54, 19.641000000000002, 19.098, 18.842, 19.054000000000002, 18.809, 18.756, 19.159, 19.446, 19.039, 18.962, 19.139, 19.177, 19.023, 19.043, 19.144000000000002, 19.656, 18.989, 19.155, 19.008, 18.848, 19.061, 19.114, 19.385, 19.247, 19.275000000000002, 19.285, 19.139, 19.02, 19.172, 19.272000000000002, 19.121),
update_enrolment=c(56.166000000000004, 56.232, 56.693, 56.677, 57.039, 56.696, 56.711, 56.769, 57.032000000000004, 56.702, 57.212, 56.748000000000005, 56.672000000000004, 56.974000000000004, 56.716, 57.218, 56.981, 56.765, 56.914, 56.894, 56.865, 57.065, 56.667, 56.684000000000005, 56.953, 56.744, 56.699, 56.953, 56.757, 56.889, 56.674, 56.58, 56.769, 56.724000000000004, 58.074, 56.698, 56.926, 56.732, 57.084, 57.585, 56.89, 57.058, 56.938, 56.836, 56.855000000000004, 57.493, 56.719, 56.783, 56.504, 56.258, 56.022, 56.359, 56.818, 56.136, 56.025, 56.043, 56.871, 56.408, 56.347, 56.322, 56.768, 56.343, 56.559000000000005, 56.922000000000004, 57.096000000000004, 56.903, 57.0, 57.295, 57.653, 56.762, 56.619, 56.586, 58.095, 56.31, 56.482, 57.534, 56.751, 56.618, 56.556000000000004, 56.2, 56.279, 56.156, 56.02, 56.316, 56.906, 56.248000000000005, 57.89, 56.131, 56.681000000000004, 56.021, 56.332, 57.58, 56.713, 57.313, 56.916000000000004, 56.883, 56.586, 56.665, 57.136, 56.766),
delete_user=c(42.101, 42.242, 42.579, 42.410000000000004, 43.679, 42.410000000000004, 43.236000000000004, 42.615, 42.513, 42.419000000000004, 43.648, 42.661, 43.673, 42.897, 42.865, 42.455, 42.398, 43.945, 43.227000000000004, 42.686, 42.683, 42.269, 42.475, 42.527, 44.023, 42.368, 42.467, 42.422000000000004, 42.637, 42.612, 44.203, 42.52, 42.404, 42.328, 42.643, 42.703, 43.72, 42.757, 42.613, 42.764, 43.208, 42.587, 44.274, 42.633, 44.336, 42.454, 42.498, 42.246, 43.347, 42.002, 42.161, 41.855000000000004, 41.908, 42.084, 42.005, 42.066, 41.89, 42.246, 42.116, 43.365, 42.055, 42.192, 41.962, 42.036, 42.094, 43.773, 42.715, 43.375, 43.14, 42.518, 41.756, 41.889, 42.322, 41.898, 41.745, 42.169000000000004, 42.033, 41.946, 42.495, 41.95, 41.997, 42.177, 41.826, 41.881, 41.516, 42.192, 42.046, 41.879, 42.277, 41.744, 43.084, 42.265, 42.091, 42.421, 43.775, 42.329, 42.798, 42.336, 42.589, 42.044000000000004),
delete_course=c(6.456, 6.589, 6.635, 6.595, 6.805, 6.6000000000000005, 6.597, 6.714, 6.782, 6.72, 6.828, 6.783, 6.841, 6.989, 6.902, 6.692, 6.819, 6.918, 6.853, 6.908, 6.901, 6.853, 6.833, 6.791, 6.867, 6.817, 6.788, 6.766, 6.804, 6.785, 6.8180000000000005, 6.768, 6.863, 6.847, 6.825, 6.922, 6.883, 6.697, 6.891, 6.713, 6.7700000000000005, 6.736, 6.753, 6.831, 6.898000000000001, 6.692, 6.871, 6.543, 6.795, 6.51, 6.66, 6.5440000000000005, 6.69, 6.545, 6.65, 6.625, 7.055, 6.732, 6.758, 6.873, 6.525, 6.684, 6.732, 6.6850000000000005, 6.646, 6.751, 6.839, 6.825, 7.122, 6.69, 6.6850000000000005, 6.549, 6.729, 6.601, 6.607, 6.668, 6.666, 6.809, 6.644, 6.55, 6.6690000000000005, 6.66, 6.869, 6.6770000000000005, 6.743, 6.704, 6.841, 6.574, 6.779, 6.627, 6.892, 6.792, 6.704, 6.684, 6.777, 6.752, 6.704, 6.654, 6.7, 6.726),
delete_enrolment=c(34.410000000000004, 35.514, 35.517, 35.186, 34.766, 34.856, 34.801, 35.276, 35.735, 34.784, 35.857, 35.621, 35.001, 34.800000000000004, 35.046, 34.849000000000004, 35.572, 34.800000000000004, 34.955, 35.848, 35.117, 34.980000000000004, 35.842, 34.661, 34.69, 34.571, 34.87, 35.537, 35.34, 35.553, 34.88, 35.293, 35.545, 34.778, 35.641, 35.796, 35.077, 34.89, 35.851, 35.069, 35.065, 35.224000000000004, 34.894, 34.839, 34.969, 35.411, 35.78, 35.081, 35.464, 34.97, 34.858000000000004, 35.177, 34.896, 35.024, 34.509, 34.846000000000004, 35.008, 34.477000000000004, 35.285000000000004, 35.103, 34.592, 34.973, 35.106, 35.283, 35.0, 34.889, 35.141, 35.617, 37.254, 35.191, 34.924, 34.354, 35.662, 34.376, 35.203, 34.436, 34.77, 34.607, 34.754, 34.559, 34.371, 34.717, 34.785000000000004, 34.402, 35.054, 34.473, 36.002, 34.526, 35.332, 34.445, 34.531, 35.687, 34.644, 34.781, 35.564, 34.629, 34.771, 34.902, 35.887, 34.767));

Solution4.dataframe = data.frame(
insert_user=c(0.547, 0.658, 0.605, 0.524, 0.633, 0.547, 0.579, 0.554, 0.672, 0.628, 0.629, 0.5640000000000001, 0.59, 0.5700000000000001, 0.56, 0.594, 0.852, 0.5650000000000001, 0.5730000000000001, 0.5740000000000001, 0.577, 0.552, 0.536, 0.583, 0.587, 0.584, 0.561, 0.5670000000000001, 0.592, 0.559, 0.584, 0.583, 0.5750000000000001, 0.551, 0.626, 0.644, 0.5710000000000001, 0.579, 0.5670000000000001, 0.556, 0.553, 0.5750000000000001, 0.5720000000000001, 0.595, 0.5670000000000001, 0.5660000000000001, 0.595, 0.554, 0.542, 0.552, 0.561, 0.577, 0.5660000000000001, 0.684, 0.5630000000000001, 0.5630000000000001, 0.581, 0.602, 0.5690000000000001, 0.601, 0.579, 0.593, 0.5710000000000001, 0.5680000000000001, 0.635, 0.5730000000000001, 0.578, 0.607, 0.5650000000000001, 0.645, 0.578, 0.635, 0.5740000000000001, 0.617, 0.578, 0.561, 0.5740000000000001, 0.5710000000000001, 0.608, 0.585, 0.589, 0.551, 0.5750000000000001, 0.596, 0.585, 0.584, 0.602, 0.596, 0.625, 0.5680000000000001, 0.5700000000000001, 0.56, 0.599, 0.5760000000000001, 0.562, 0.6, 0.582, 0.61, 0.579, 0.561),
insert_course=c(0.512, 0.519, 0.554, 0.519, 0.543, 0.555, 0.5700000000000001, 0.5680000000000001, 0.554, 0.557, 0.5650000000000001, 0.5640000000000001, 0.5730000000000001, 0.5710000000000001, 0.666, 0.5680000000000001, 0.578, 0.579, 0.6880000000000001, 0.5720000000000001, 0.5750000000000001, 0.577, 0.591, 0.582, 0.598, 0.618, 0.623, 0.584, 0.578, 0.59, 0.58, 0.59, 0.647, 0.558, 0.55, 0.5630000000000001, 0.5670000000000001, 0.5650000000000001, 0.5740000000000001, 0.5690000000000001, 0.59, 0.635, 0.5740000000000001, 0.625, 0.608, 0.596, 0.5680000000000001, 0.5750000000000001, 0.578, 0.589, 0.5740000000000001, 0.59, 0.603, 0.587, 0.59, 0.593, 0.586, 0.582, 0.58, 0.614, 0.583, 0.558, 0.577, 0.601, 0.5760000000000001, 0.5720000000000001, 0.58, 0.5730000000000001, 0.593, 0.621, 0.555, 0.579, 0.629, 0.651, 0.577, 0.583, 0.579, 0.62, 0.558, 0.5680000000000001, 0.558, 0.674, 0.624, 0.581, 0.5690000000000001, 0.58, 0.5710000000000001, 0.618, 0.544, 0.556, 0.5680000000000001, 0.5720000000000001, 0.5680000000000001, 0.621, 0.616, 0.5760000000000001, 0.5670000000000001, 0.5750000000000001, 0.594, 0.644),
insert_enrolment=c(14.908, 15.748000000000001, 14.768, 14.988, 14.999, 15.18, 15.224, 15.11, 15.22, 15.516, 15.166, 15.434000000000001, 15.178, 15.327, 15.009, 15.455, 15.114, 15.146, 15.522, 15.336, 15.641, 15.164, 15.409, 15.215, 15.148, 15.226, 15.347, 15.36, 15.878, 15.17, 15.145, 15.197000000000001, 15.309000000000001, 15.387, 15.154, 15.465, 15.378, 16.252, 15.163, 15.405000000000001, 16.194, 15.102, 15.372, 15.316, 15.291, 15.379, 16.008, 15.334, 15.33, 15.249, 15.139000000000001, 15.513, 15.323, 15.235, 15.231, 15.336, 15.35, 15.38, 15.313, 15.288, 15.599, 15.269, 15.273, 15.386000000000001, 15.253, 15.26, 15.165000000000001, 15.321, 15.245000000000001, 15.341000000000001, 15.203000000000001, 15.316, 15.658, 15.364, 15.177, 15.291, 15.239, 15.97, 15.283, 15.196, 15.387, 15.274000000000001, 15.293000000000001, 15.329, 15.352, 15.285, 15.195, 15.371, 15.431000000000001, 15.355, 15.316, 15.137, 15.385, 15.396, 15.098, 15.329, 15.22, 15.295, 16.925, 15.404),
update_user=c(45.053000000000004, 45.176, 48.685, 45.682, 48.982, 46.345, 47.546, 49.83, 46.002, 49.585, 51.181000000000004, 47.356, 46.302, 48.679, 45.906, 47.349000000000004, 46.127, 49.49, 46.441, 46.21, 50.644, 46.189, 48.611000000000004, 47.134, 46.359, 48.64, 47.917, 46.89, 51.519, 47.72, 46.47, 46.692, 47.261, 49.003, 46.971000000000004, 52.204, 46.608000000000004, 49.277, 46.678000000000004, 49.07, 46.511, 49.203, 46.737, 51.794000000000004, 48.389, 46.755, 49.573, 49.291000000000004, 46.492000000000004, 49.091, 46.518, 47.036, 46.909, 47.023, 47.282000000000004, 47.572, 48.496, 49.878, 46.931000000000004, 46.69, 46.881, 50.796, 47.064, 47.15, 47.218, 46.791000000000004, 47.56, 48.807, 49.52, 50.089, 47.046, 47.104, 47.251, 49.113, 48.625, 46.798, 47.441, 50.494, 51.113, 47.273, 50.679, 47.877, 48.551, 49.061, 47.206, 48.543, 50.7, 47.474000000000004, 47.916000000000004, 47.627, 47.872, 46.854, 47.127, 48.387, 47.097, 49.027, 48.882, 48.732, 48.188, 50.067),
update_course=c(8.142, 7.494, 7.333, 7.085, 7.189, 7.301, 7.524, 7.2860000000000005, 7.292, 8.086, 7.497, 7.404, 7.341, 7.2940000000000005, 7.26, 7.287, 7.195, 7.526, 7.3660000000000005, 7.415, 8.216, 7.2250000000000005, 7.416, 7.5280000000000005, 7.391, 7.8580000000000005, 7.372, 7.479, 7.893, 7.3340000000000005, 7.461, 7.478, 7.5600000000000005, 7.237, 7.501, 7.3660000000000005, 7.351, 7.702, 7.502, 7.454, 7.389, 7.429, 7.465, 8.461, 7.73, 7.4990000000000006, 7.498, 7.385, 7.2410000000000005, 7.444, 7.409, 7.396, 7.375, 7.396, 7.516, 7.329, 7.476, 7.518, 7.357, 7.418, 7.45, 7.533, 7.416, 7.368, 7.401, 7.444, 7.564, 7.477, 7.647, 7.369, 7.392, 7.378, 7.448, 7.447, 7.4590000000000005, 7.507000000000001, 7.564, 8.093, 8.191, 7.872, 8.125, 7.775, 7.937, 7.896, 7.761, 8.072000000000001, 7.958, 7.890000000000001, 7.7330000000000005, 7.79, 7.937, 7.8950000000000005, 7.923, 8.026, 7.761, 7.921, 7.949, 8.05, 8.251, 8.004),
update_enrolment=c(15.829, 15.988, 16.235, 16.074, 16.676000000000002, 16.475, 16.815, 16.544, 16.556, 17.106, 16.397000000000002, 16.618000000000002, 16.362000000000002, 18.108, 16.394000000000002, 16.648, 16.580000000000002, 17.239, 16.485, 16.481, 16.868000000000002, 16.685, 16.51, 16.402, 16.477, 16.609, 16.529, 16.422, 17.466, 16.746, 16.448, 16.573, 16.795, 16.873, 16.567, 17.689, 16.684, 16.595, 16.528, 16.714, 16.591, 16.453, 16.587, 17.164, 16.654, 16.533, 17.766000000000002, 16.981, 16.396, 16.704, 16.482, 16.545, 16.558, 16.663, 16.927, 16.552, 16.573, 16.515, 16.707, 16.491, 17.638, 16.393, 16.463, 16.527, 16.578, 16.485, 16.512, 16.524, 16.599, 16.796, 16.709, 16.712, 17.42, 16.781, 16.4, 16.423000000000002, 16.525, 17.058, 17.618000000000002, 17.039, 17.168, 16.552, 17.904, 16.397000000000002, 16.493000000000002, 16.656, 16.537, 16.484, 16.773, 16.633, 16.363, 16.311, 16.678, 16.883, 16.417, 16.792, 16.555, 16.677, 17.575, 16.728),
delete_user=c(34.591, 34.495, 34.991, 35.833, 35.295, 35.068, 35.29, 35.308, 35.659, 35.443, 35.539, 35.675000000000004, 36.042, 35.65, 35.321, 35.739, 35.579, 35.468, 36.228, 35.678, 35.355000000000004, 36.407000000000004, 35.83, 35.348, 35.838, 35.702, 35.957, 35.789, 35.389, 35.589, 36.604, 35.725, 35.852000000000004, 35.62, 35.74, 35.54, 35.582, 35.592, 35.522, 35.824, 35.566, 35.394, 35.563, 35.598, 35.897, 35.946, 35.565, 35.524, 35.861000000000004, 36.13, 35.993, 35.989, 35.965, 38.242, 36.216, 36.714, 35.712, 35.62, 36.521, 35.908, 35.891, 35.571, 36.076, 36.08, 37.393, 35.769, 35.797000000000004, 36.521, 35.651, 35.713, 36.206, 36.419000000000004, 35.665, 35.904, 35.879, 35.61, 36.453, 36.171, 36.435, 35.771, 35.944, 36.35, 36.061, 35.848, 35.811, 36.637, 36.024, 36.185, 36.069, 36.259, 38.244, 35.843, 35.793, 36.287, 37.186, 35.928, 36.213, 36.623, 36.852000000000004, 37.171),
delete_course=c(3.049, 3.075, 3.244, 3.1510000000000002, 3.225, 3.168, 3.354, 3.374, 3.232, 3.212, 3.346, 3.29, 3.266, 3.406, 3.204, 3.287, 3.416, 3.313, 3.2560000000000002, 3.266, 3.472, 3.282, 3.323, 3.3080000000000003, 3.356, 3.278, 3.317, 3.311, 3.37, 3.315, 3.358, 3.2840000000000003, 3.402, 3.344, 3.285, 3.396, 3.27, 3.303, 3.227, 3.428, 3.241, 3.302, 3.258, 3.344, 3.399, 3.261, 3.303, 3.332, 3.323, 3.45, 3.361, 3.37, 3.38, 3.458, 3.343, 3.4170000000000003, 3.299, 3.3890000000000002, 3.297, 3.334, 3.329, 3.355, 3.3120000000000003, 3.3240000000000003, 3.36, 3.303, 3.297, 3.321, 3.404, 3.5340000000000003, 3.307, 3.3080000000000003, 3.306, 3.335, 3.279, 3.342, 3.3850000000000002, 3.434, 3.2880000000000003, 3.343, 3.3280000000000003, 3.423, 3.329, 3.338, 3.2840000000000003, 3.358, 3.329, 3.3240000000000003, 3.367, 3.233, 3.3160000000000003, 3.253, 3.293, 3.346, 3.291, 3.349, 3.404, 3.565, 3.318, 3.508),
delete_enrolment=c(6.014, 5.728, 5.715, 5.823, 5.821, 5.747, 5.768, 7.188, 5.6690000000000005, 5.65, 5.68, 5.746, 5.691, 5.8580000000000005, 5.7700000000000005, 6.1290000000000004, 5.6450000000000005, 6.199, 5.644, 5.737, 5.716, 5.715, 5.724, 6.1160000000000005, 6.247, 5.6080000000000005, 5.7410000000000005, 5.727, 5.9910000000000005, 5.795, 6.055, 5.824, 6.524, 6.288, 5.952, 5.7, 5.729, 5.777, 5.761, 5.66, 5.729, 5.782, 5.719, 5.695, 5.712, 5.784, 5.751, 6.035, 5.8, 5.8020000000000005, 5.841, 6.594, 5.7620000000000005, 5.75, 5.873, 5.966, 5.824, 5.774, 5.804, 6.636, 6.324, 5.775, 5.711, 5.772, 6.0280000000000005, 5.841, 5.8100000000000005, 5.789, 5.893, 5.981, 5.696, 5.75, 5.813, 5.952, 5.767, 5.892, 5.828, 6.316, 5.928, 5.761, 5.776, 6.132000000000001, 5.764, 5.823, 5.891, 5.873, 5.995, 6.058, 6.085, 5.7010000000000005, 5.811, 5.788, 5.822, 5.835, 6.072, 5.827, 6.184, 5.736, 5.792, 5.796));

png('/u/students/subramhars/workspace/ResearchTestApplication/logs/sAll-r100-sc1000-n10-final/bp-insert_user.png', width=640, height=480);
boxplot(Solution0.dataframe$insert_user,Solution1.dataframe$insert_user,Solution2.dataframe$insert_user,Solution3.dataframe$insert_user,Solution4.dataframe$insert_user,names=c('Solution0', 'Solution1', 'Solution2', 'Solution3', 'Solution4'), xlab='Solutions', ylab='Time (s)', main='insert_user', outline=F);
dev.off();
png('/u/students/subramhars/workspace/ResearchTestApplication/logs/sAll-r100-sc1000-n10-final/bp-insert_course.png', width=640, height=480);
boxplot(Solution0.dataframe$insert_course,Solution1.dataframe$insert_course,Solution2.dataframe$insert_course,Solution3.dataframe$insert_course,Solution4.dataframe$insert_course,names=c('Solution0', 'Solution1', 'Solution2', 'Solution3', 'Solution4'), xlab='Solutions', ylab='Time (s)', main='insert_course', outline=F);
dev.off();
png('/u/students/subramhars/workspace/ResearchTestApplication/logs/sAll-r100-sc1000-n10-final/bp-insert_enrolment.png', width=640, height=480);
boxplot(Solution0.dataframe$insert_enrolment,Solution1.dataframe$insert_enrolment,Solution2.dataframe$insert_enrolment,Solution3.dataframe$insert_enrolment,Solution4.dataframe$insert_enrolment,names=c('Solution0', 'Solution1', 'Solution2', 'Solution3', 'Solution4'), xlab='Solutions', ylab='Time (s)', main='insert_enrolment', outline=F);
dev.off();
png('/u/students/subramhars/workspace/ResearchTestApplication/logs/sAll-r100-sc1000-n10-final/bp-update_user.png', width=640, height=480);
boxplot(Solution0.dataframe$update_user,Solution1.dataframe$update_user,Solution2.dataframe$update_user,Solution3.dataframe$update_user,Solution4.dataframe$update_user,names=c('Solution0', 'Solution1', 'Solution2', 'Solution3', 'Solution4'), xlab='Solutions', ylab='Time (s)', main='update_user', outline=F);
dev.off();
png('/u/students/subramhars/workspace/ResearchTestApplication/logs/sAll-r100-sc1000-n10-final/bp-update_course.png', width=640, height=480);
boxplot(Solution0.dataframe$update_course,Solution1.dataframe$update_course,Solution2.dataframe$update_course,Solution3.dataframe$update_course,Solution4.dataframe$update_course,names=c('Solution0', 'Solution1', 'Solution2', 'Solution3', 'Solution4'), xlab='Solutions', ylab='Time (s)', main='update_course', outline=F);
dev.off();
png('/u/students/subramhars/workspace/ResearchTestApplication/logs/sAll-r100-sc1000-n10-final/bp-update_enrolment.png', width=640, height=480);
boxplot(Solution0.dataframe$update_enrolment,Solution1.dataframe$update_enrolment,Solution2.dataframe$update_enrolment,Solution3.dataframe$update_enrolment,Solution4.dataframe$update_enrolment,names=c('Solution0', 'Solution1', 'Solution2', 'Solution3', 'Solution4'), xlab='Solutions', ylab='Time (s)', main='update_enrolment', outline=F);
dev.off();
png('/u/students/subramhars/workspace/ResearchTestApplication/logs/sAll-r100-sc1000-n10-final/bp-delete_user.png', width=640, height=480);
boxplot(Solution0.dataframe$delete_user,Solution1.dataframe$delete_user,Solution2.dataframe$delete_user,Solution3.dataframe$delete_user,Solution4.dataframe$delete_user,names=c('Solution0', 'Solution1', 'Solution2', 'Solution3', 'Solution4'), xlab='Solutions', ylab='Time (s)', main='delete_user', outline=F);
dev.off();
png('/u/students/subramhars/workspace/ResearchTestApplication/logs/sAll-r100-sc1000-n10-final/bp-delete_course.png', width=640, height=480);
boxplot(Solution0.dataframe$delete_course,Solution1.dataframe$delete_course,Solution2.dataframe$delete_course,Solution3.dataframe$delete_course,Solution4.dataframe$delete_course,names=c('Solution0', 'Solution1', 'Solution2', 'Solution3', 'Solution4'), xlab='Solutions', ylab='Time (s)', main='delete_course', outline=F);
dev.off();
png('/u/students/subramhars/workspace/ResearchTestApplication/logs/sAll-r100-sc1000-n10-final/bp-delete_enrolment.png', width=640, height=480);
boxplot(Solution0.dataframe$delete_enrolment,Solution1.dataframe$delete_enrolment,Solution2.dataframe$delete_enrolment,Solution3.dataframe$delete_enrolment,Solution4.dataframe$delete_enrolment,names=c('Solution0', 'Solution1', 'Solution2', 'Solution3', 'Solution4'), xlab='Solutions', ylab='Time (s)', main='delete_enrolment', outline=F);
dev.off();
def.barplot.width=1; #bar width
def.barplot.sepwidth=0; #separation bar width
def.barplot.space=0; #space between bars
def.barplot.groupspace=1; #space between groups
png('/u/students/subramhars/workspace/ResearchTestApplication/logs/sAll-r100-sc1000-n10-final/Solution0-barplot.png', width=640, height=480);
Solution0.barplot.means=data.frame(insert=c(mean(Solution0.dataframe$insert_user), mean(Solution0.dataframe$insert_course), mean(Solution0.dataframe$insert_enrolment)),
update=c(mean(Solution0.dataframe$update_user), mean(Solution0.dataframe$update_course), mean(Solution0.dataframe$update_enrolment)),
delete=c(mean(Solution0.dataframe$delete_user), mean(Solution0.dataframe$delete_course), mean(Solution0.dataframe$delete_enrolment)));
barplot(as.matrix(Solution0.barplot.means),beside=T, names=c('u', 'c', 'e', 'u', 'c', 'e', 'u', 'c', 'e'), ylab='Time (s)', xlab = 'Solution0');
mtext('insert', side=1, line=2, at=2.5);
mtext('update', side=1, line=2, at=6.5);
mtext('delete', side=1, line=2, at=10.5);
dev.off();
png('/u/students/subramhars/workspace/ResearchTestApplication/logs/sAll-r100-sc1000-n10-final/Solution1-barplot.png', width=640, height=480);
Solution1.barplot.means=data.frame(insert=c(mean(Solution1.dataframe$insert_user), mean(Solution1.dataframe$insert_course), mean(Solution1.dataframe$insert_enrolment)),
update=c(mean(Solution1.dataframe$update_user), mean(Solution1.dataframe$update_course), mean(Solution1.dataframe$update_enrolment)),
delete=c(mean(Solution1.dataframe$delete_user), mean(Solution1.dataframe$delete_course), mean(Solution1.dataframe$delete_enrolment)));
barplot(as.matrix(Solution1.barplot.means),beside=T, names=c('u', 'c', 'e', 'u', 'c', 'e', 'u', 'c', 'e'), ylab='Time (s)', xlab = 'Solution1');
mtext('insert', side=1, line=2, at=2.5);
mtext('update', side=1, line=2, at=6.5);
mtext('delete', side=1, line=2, at=10.5);
dev.off();
png('/u/students/subramhars/workspace/ResearchTestApplication/logs/sAll-r100-sc1000-n10-final/Solution2-barplot.png', width=640, height=480);
Solution2.barplot.means=data.frame(insert=c(mean(Solution2.dataframe$insert_user), mean(Solution2.dataframe$insert_course), mean(Solution2.dataframe$insert_enrolment)),
update=c(mean(Solution2.dataframe$update_user), mean(Solution2.dataframe$update_course), mean(Solution2.dataframe$update_enrolment)),
delete=c(mean(Solution2.dataframe$delete_user), mean(Solution2.dataframe$delete_course), mean(Solution2.dataframe$delete_enrolment)));
barplot(as.matrix(Solution2.barplot.means),beside=T, names=c('u', 'c', 'e', 'u', 'c', 'e', 'u', 'c', 'e'), ylab='Time (s)', xlab = 'Solution2');
mtext('insert', side=1, line=2, at=2.5);
mtext('update', side=1, line=2, at=6.5);
mtext('delete', side=1, line=2, at=10.5);
dev.off();
png('/u/students/subramhars/workspace/ResearchTestApplication/logs/sAll-r100-sc1000-n10-final/Solution3-barplot.png', width=640, height=480);
Solution3.barplot.means=data.frame(insert=c(mean(Solution3.dataframe$insert_user), mean(Solution3.dataframe$insert_course), mean(Solution3.dataframe$insert_enrolment)),
update=c(mean(Solution3.dataframe$update_user), mean(Solution3.dataframe$update_course), mean(Solution3.dataframe$update_enrolment)),
delete=c(mean(Solution3.dataframe$delete_user), mean(Solution3.dataframe$delete_course), mean(Solution3.dataframe$delete_enrolment)));
barplot(as.matrix(Solution3.barplot.means),beside=T, names=c('u', 'c', 'e', 'u', 'c', 'e', 'u', 'c', 'e'), ylab='Time (s)', xlab = 'Solution3');
mtext('insert', side=1, line=2, at=2.5);
mtext('update', side=1, line=2, at=6.5);
mtext('delete', side=1, line=2, at=10.5);
dev.off();
png('/u/students/subramhars/workspace/ResearchTestApplication/logs/sAll-r100-sc1000-n10-final/Solution4-barplot.png', width=640, height=480);
Solution4.barplot.means=data.frame(insert=c(mean(Solution4.dataframe$insert_user), mean(Solution4.dataframe$insert_course), mean(Solution4.dataframe$insert_enrolment)),
update=c(mean(Solution4.dataframe$update_user), mean(Solution4.dataframe$update_course), mean(Solution4.dataframe$update_enrolment)),
delete=c(mean(Solution4.dataframe$delete_user), mean(Solution4.dataframe$delete_course), mean(Solution4.dataframe$delete_enrolment)));
barplot(as.matrix(Solution4.barplot.means),beside=T, names=c('u', 'c', 'e', 'u', 'c', 'e', 'u', 'c', 'e'), ylab='Time (s)', xlab = 'Solution4');
mtext('insert', side=1, line=2, at=2.5);
mtext('update', side=1, line=2, at=6.5);
mtext('delete', side=1, line=2, at=10.5);
dev.off();
png('/u/students/subramhars/workspace/ResearchTestApplication/logs/sAll-r100-sc1000-n10-final/op-insert-barplot.png', width=640, height=480);
insert.barplot.means=data.frame(Solution0 = c(mean(Solution0.dataframe$insert_user), mean(Solution0.dataframe$insert_course), mean(Solution0.dataframe$insert_enrolment)), Solution1 = c(mean(Solution1.dataframe$insert_user), mean(Solution1.dataframe$insert_course), mean(Solution1.dataframe$insert_enrolment)), Solution2 = c(mean(Solution2.dataframe$insert_user), mean(Solution2.dataframe$insert_course), mean(Solution2.dataframe$insert_enrolment)), Solution3 = c(mean(Solution3.dataframe$insert_user), mean(Solution3.dataframe$insert_course), mean(Solution3.dataframe$insert_enrolment)), Solution4 = c(mean(Solution4.dataframe$insert_user), mean(Solution4.dataframe$insert_course), mean(Solution4.dataframe$insert_enrolment)));
barplot(as.matrix(insert.barplot.means),beside=T, names=c('u', 'c', 'e', 'u', 'c', 'e', 'u', 'c', 'e', 'u', 'c', 'e', 'u', 'c', 'e'), ylab='Time (s)', xlab='insert');
mtext('s0', side=1, line=2, at=2.5);
mtext('s1', side=1, line=2, at=6.5);
mtext('s2', side=1, line=2, at=10.5);
mtext('s3', side=1, line=2, at=14.5);
mtext('s4', side=1, line=2, at=18.5);

dev.off();
png('/u/students/subramhars/workspace/ResearchTestApplication/logs/sAll-r100-sc1000-n10-final/op-update-barplot.png', width=640, height=480);
update.barplot.means=data.frame(Solution0 = c(mean(Solution0.dataframe$update_user), mean(Solution0.dataframe$update_course), mean(Solution0.dataframe$update_enrolment)), Solution1 = c(mean(Solution1.dataframe$update_user), mean(Solution1.dataframe$update_course), mean(Solution1.dataframe$update_enrolment)), Solution2 = c(mean(Solution2.dataframe$update_user), mean(Solution2.dataframe$update_course), mean(Solution2.dataframe$update_enrolment)), Solution3 = c(mean(Solution3.dataframe$update_user), mean(Solution3.dataframe$update_course), mean(Solution3.dataframe$update_enrolment)), Solution4 = c(mean(Solution4.dataframe$update_user), mean(Solution4.dataframe$update_course), mean(Solution4.dataframe$update_enrolment)));
barplot(as.matrix(update.barplot.means),beside=T, names=c('u', 'c', 'e', 'u', 'c', 'e', 'u', 'c', 'e', 'u', 'c', 'e', 'u', 'c', 'e'), ylab='Time (s)', xlab='update');
mtext('s0', side=1, line=2, at=2.5);
mtext('s1', side=1, line=2, at=6.5);
mtext('s2', side=1, line=2, at=10.5);
mtext('s3', side=1, line=2, at=14.5);
mtext('s4', side=1, line=2, at=18.5);

dev.off();
png('/u/students/subramhars/workspace/ResearchTestApplication/logs/sAll-r100-sc1000-n10-final/op-delete-barplot.png', width=640, height=480);
delete.barplot.means=data.frame(Solution0 = c(mean(Solution0.dataframe$delete_user), mean(Solution0.dataframe$delete_course), mean(Solution0.dataframe$delete_enrolment)), Solution1 = c(mean(Solution1.dataframe$delete_user), mean(Solution1.dataframe$delete_course), mean(Solution1.dataframe$delete_enrolment)), Solution2 = c(mean(Solution2.dataframe$delete_user), mean(Solution2.dataframe$delete_course), mean(Solution2.dataframe$delete_enrolment)), Solution3 = c(mean(Solution3.dataframe$delete_user), mean(Solution3.dataframe$delete_course), mean(Solution3.dataframe$delete_enrolment)), Solution4 = c(mean(Solution4.dataframe$delete_user), mean(Solution4.dataframe$delete_course), mean(Solution4.dataframe$delete_enrolment)));
barplot(as.matrix(delete.barplot.means),beside=T, names=c('u', 'c', 'e', 'u', 'c', 'e', 'u', 'c', 'e', 'u', 'c', 'e', 'u', 'c', 'e'), ylab='Time (s)', xlab='delete');
mtext('s0', side=1, line=2, at=2.5);
mtext('s1', side=1, line=2, at=6.5);
mtext('s2', side=1, line=2, at=10.5);
mtext('s3', side=1, line=2, at=14.5);
mtext('s4', side=1, line=2, at=18.5);

dev.off();
